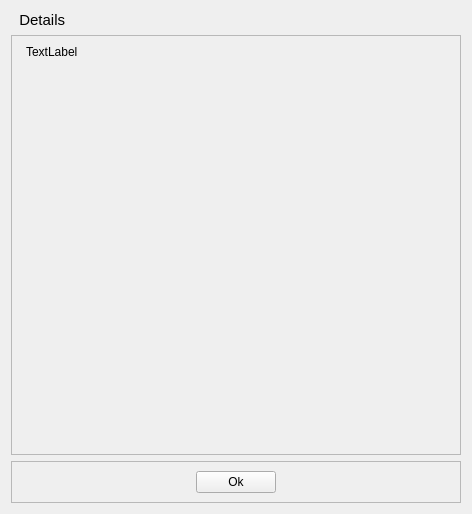
<?xml version="1.0" encoding="UTF-8"?>
<ui version="4.0">
 <class>win_details</class>
 <widget class="QWidget" name="win_details">
  <property name="geometry">
   <rect>
    <x>0</x>
    <y>0</y>
    <width>472</width>
    <height>514</height>
   </rect>
  </property>
  <property name="windowTitle">
   <string>Details</string>
  </property>
  <layout class="QVBoxLayout" name="verticalLayout">
   <item>
    <widget class="QLabel" name="lbl_title">
     <property name="font">
      <font>
       <pointsize>11</pointsize>
       <weight>50</weight>
       <bold>false</bold>
      </font>
     </property>
     <property name="text">
      <string>  Details</string>
     </property>
     <property name="textFormat">
      <enum>Qt::AutoText</enum>
     </property>
    </widget>
   </item>
   <item>
    <widget class="QScrollArea" name="scrollArea">
     <property name="widgetResizable">
      <bool>true</bool>
     </property>
     <widget class="QWidget" name="scrollAreaWidgetContents">
      <property name="geometry">
       <rect>
        <x>0</x>
        <y>0</y>
        <width>452</width>
        <height>421</height>
       </rect>
      </property>
      <layout class="QHBoxLayout" name="horizontalLayout">
       <item>
        <spacer name="horizontalSpacer">
         <property name="orientation">
          <enum>Qt::Horizontal</enum>
         </property>
         <property name="sizeType">
          <enum>QSizePolicy::Fixed</enum>
         </property>
         <property name="sizeHint" stdset="0">
          <size>
           <width>5</width>
           <height>20</height>
          </size>
         </property>
        </spacer>
       </item>
       <item>
        <widget class="QLabel" name="lbl_details">
         <property name="text">
          <string>TextLabel</string>
         </property>
         <property name="alignment">
          <set>Qt::AlignLeading|Qt::AlignLeft|Qt::AlignTop</set>
         </property>
         <property name="wordWrap">
          <bool>true</bool>
         </property>
        </widget>
       </item>
       <item>
        <spacer name="horizontalSpacer_2">
         <property name="orientation">
          <enum>Qt::Horizontal</enum>
         </property>
         <property name="sizeType">
          <enum>QSizePolicy::Fixed</enum>
         </property>
         <property name="sizeHint" stdset="0">
          <size>
           <width>4</width>
           <height>20</height>
          </size>
         </property>
        </spacer>
       </item>
      </layout>
     </widget>
    </widget>
   </item>
   <item>
    <widget class="QFrame" name="frame">
     <property name="frameShape">
      <enum>QFrame::StyledPanel</enum>
     </property>
     <property name="frameShadow">
      <enum>QFrame::Raised</enum>
     </property>
     <layout class="QHBoxLayout" name="horizontalLayout_2">
      <item>
       <spacer name="horizontalSpacer_3">
        <property name="orientation">
         <enum>Qt::Horizontal</enum>
        </property>
        <property name="sizeHint" stdset="0">
         <size>
          <width>40</width>
          <height>20</height>
         </size>
        </property>
       </spacer>
      </item>
      <item>
       <widget class="QPushButton" name="btn_ok">
        <property name="text">
         <string>Ok</string>
        </property>
       </widget>
      </item>
      <item>
       <spacer name="horizontalSpacer_4">
        <property name="orientation">
         <enum>Qt::Horizontal</enum>
        </property>
        <property name="sizeHint" stdset="0">
         <size>
          <width>40</width>
          <height>20</height>
         </size>
        </property>
       </spacer>
      </item>
     </layout>
    </widget>
   </item>
  </layout>
 </widget>
 <resources/>
 <connections/>
</ui>
